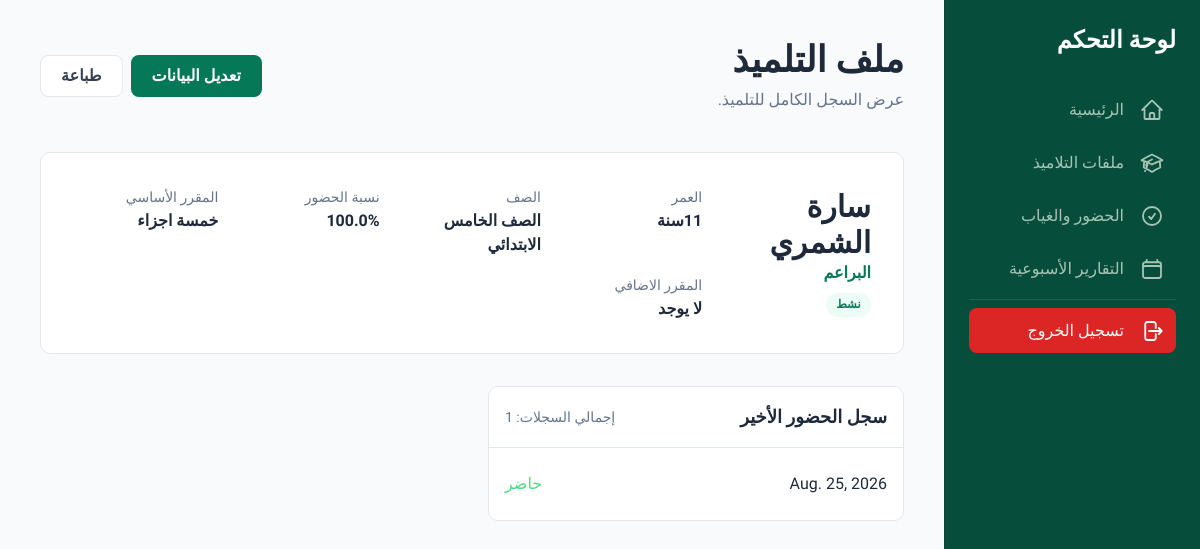
Before: /student/details/158/ (signed in) with the older database file.
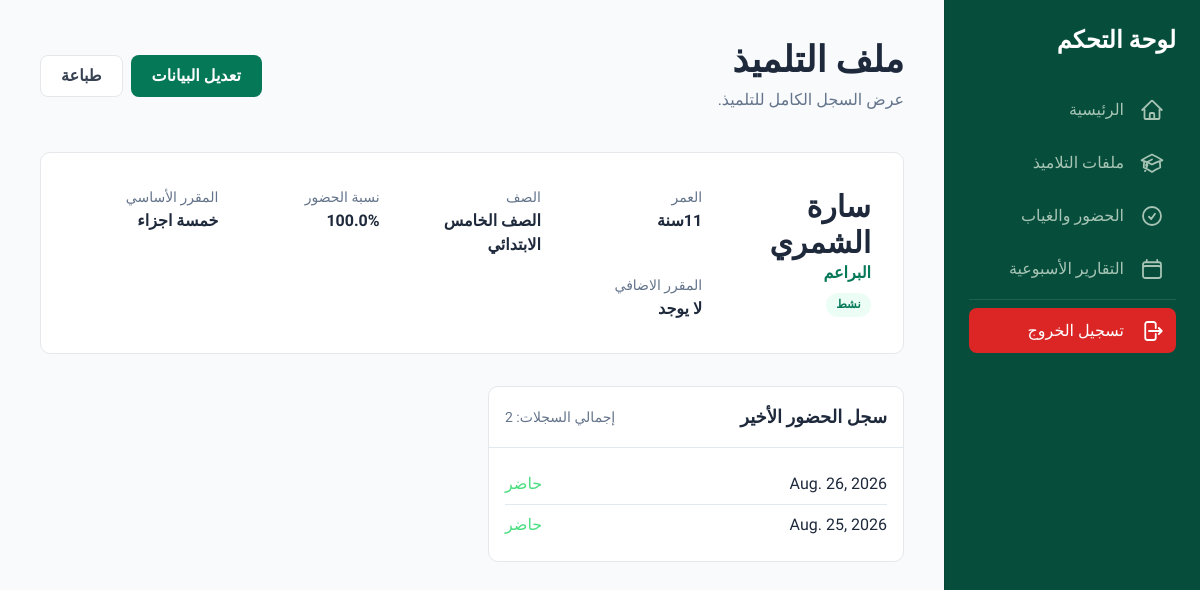
After: the same page with the newer database file.
### students/models.py (models this page shows, shortened)
class Student(models.Model):
    name=models.CharField(max_length=100,blank=False,null=False)
    address=models.CharField(max_length=100,blank=False,null=False)
    tel=models.CharField(max_length=10,blank=False,null=False)
    date_birth=models.DateField(blank=False,null=False)
    halaqa=models.ForeignKey(Halaqa,on_delete=models.SET_NULL,blank=False,null=True)
    add_course=models.CharField(max_length=50,blank=True,null=True)
    grade=models.ForeignKey('students.Grade',on_delete=models.SET_NULL,blank=False,null=True)
    status=models.BooleanField(default=True)
    school=models.ForeignKey('schools.School',on_delete=models.CASCADE,null=True,blank=True)
    @property
    def age(self):
        if self.date_birth:
            today = date.today()
            age = today.year - self.date_birth.year - (
                (today.month, today.day) < (self.date_birth.month, self.date_birth.day)
            )
            return age
        return None
    @property
    def basic_course(self):
        if self.halaqa:
            return self.halaqa.course
        return None

class Grade(models.Model):
    name=models.CharField(max_length=50)
    school=models.ForeignKey('schools.School',on_delete=models.CASCADE,null=True,blank=True)
    def __str__(self):
        return self.name

### halaqs/models.py (models this page shows, shortened)
class Halaqa(models.Model):
    name =models.CharField(max_length=50,blank=False,null=False)
    res_teacher=models.ForeignKey('teachers.Teacher',on_delete=models.SET_NULL,null=True,blank=True)
    course=models.CharField(max_length=50,blank=False,null=False)
    notes=models.TextField(blank=True,null=True)
    school=models.ForeignKey('schools.School',on_delete=models.CASCADE,null=True,blank=True)
    def __str__(self):
        return self.name

### attendances/models.py (models this page shows, shortened)
class StudAttendance(models.Model):
    student=models.ForeignKey('students.Student', on_delete=models.CASCADE)
    day=models.DateField(default=date.today)
    status=models.BooleanField(default=True)
    notes=models.TextField(blank=True,null=True)
    class Meta:
        constraints=[
            models.UniqueConstraint(fields=['student','day'],name='unique_student_day_attendance')
        ]

### students/views.py (the view)
# urls.py: path('details/<int:pk>/',staff_with_school(StudentDetails.as_view()),name='student_details'),
class StudentDetails(TeacherOwnedStudentMixin,DetailView):
    template_name='students/student_detail.html'
    model=Student
    def get_context_data(self, **kwargs):
        context=super().get_context_data(**kwargs)
        student_id=self.kwargs.get('pk')
        all_records=StudAttendance.objects.filter(student__id=student_id).order_by('-day')
        attendance_list=all_records[:10]
        total_days=all_records.count()
        attend_days=all_records.filter(status=True).count()
        attend_percantage=(attend_days/total_days*100) if total_days else 0
        context['attendance_list']=attendance_list
        context['attendance_count']=total_days
        context['attend_percantage']=round(attend_percantage,1)
        return context

### core/access.py (called while the page is built)
def _staff_test(user):
    return user.is_authenticated and (user.is_staff or user.is_superuser)

def staff_with_school(view_func):
    @wraps(view_func)
    def wrapper(request, *args, **kwargs):
        if not _staff_test(request.user):
            from django.contrib.auth.views import redirect_to_login
            return redirect_to_login(request.get_full_path())
        if not request.school:
            raise Http404()
        return view_func(request, *args, **kwargs)
    return wrapper

### students/views.py (called while the page is built)
    def dispatch(self, request, *args, **kwargs):
        obj = self.get_object()
        if not request.school or obj.school_id != request.school.id:
            raise Http404()
        if not request.user.is_superuser:
            teacher = obj.halaqa.res_teacher if obj.halaqa else None
            owner = teacher.user_name if teacher else None
            if owner != request.user:
                raise Http404()
        return super().dispatch(request, *args, **kwargs)

    def get_object(self, queryset=None):
        if getattr(self, '_object_cache', None) is None:
            self._object_cache = super().get_object(queryset)
        return self._object_cache

### templates/students/student_detail.html (shortened to what this page needs)
{% extends 'teachers/t_base.html'%}
{% load static %}
{% block content %}
        <main class="p-6 md:p-10">
           <header class="flex flex-col sm:flex-row sm:justify-between sm:items-center mb-10">
                <div>
                    <h1 class="text-3xl md:text-4xl font-black">ملف التلميذ</h1>
                    <p class="text-slate-500 mt-2">عرض السجل الكامل للتلميذ.</p>
                </div>
                <div class="flex gap-2 mt-4 sm:mt-0">
                    <a href="{% url 'students:student_update' student.id %}" class="btn btn-primary px-5 py-2">تعديل البيانات</a>
                    <button onclick="window.print()" class="btn btn-secondary px-5 py-2">طباعة</button>
                </div>
            </header>
            <div class="card p-6 md:p-8 mb-8">
                <div class="flex flex-col md:flex-row items-center">
                    <div class="ms-0 md:me-8 mb-6 md:mb-0 text-center md:text-right">
                        <h2 class="text-3xl font-bold">{{ student.name }}</h2>
                        <p class="text-emerald-700 font-semibold">{{ student.halaqa }}</p>
                        {% if student.status == True%}
                        <span class="mt-2 inline-block badge badge-green">نشط</span>
                        {% else %}
                        <span class="mt-2 inline-block badge badge-red">متوقف</span>
                        {% endif %}
                    </div>
                    <div class="w-full grid grid-cols-2 sm:grid-cols-4 gap-4 text-center md:text-right">
                        <div>
                            <span class="text-sm text-slate-500">العمر</span>
                            <p class="font-bold">{{ student.age }}سنة</p>
                        </div>
                        <div>
                            <span class="text-sm text-slate-500">الصف  </span>
                            <p class="font-bold">{{ student.grade }}</p>
                        </div>
                        <div>
                            <span class="text-sm text-slate-500">نسبة الحضور</span>
                            <p class="font-bold">{{attend_percantage}}%</p>
                        </div>
                        <div>
                            <span class="text-sm text-slate-500">المقرر الأساسي </span>
                            <p class="font-bold">{{ student.basic_course }} </p>
                        </div>
                        <div>
                            <span class="text-sm text-slate-500">المقرر الاضافي </span>
                            {% if student.add_course %}
                            <p class="font-bold">{{ student.add_course }} </p>
                            {% else %}
                            <p class="font-bold">لا يوجد </p>
                            {% endif %}
                        </div>
                    </div>
                </div>
            </div>
            <div class="grid grid-cols-1 lg:grid-cols-2 gap-8">
                <div class="card">
                    <div class="p-4 border-b border-slate-200 flex items-center justify-between">
                        <h3 class="text-lg font-bold">سجل الحضور الأخير</h3>
                        {% if attendance_count %}
                        <span class="text-sm text-slate-500">إجمالي السجلات: {{ attendance_count }}</span>
                        {% endif %}
                    </div>
                    {% if attendance_list %}
                    <ul class="divide-y divide-slate-200 p-4">
                        {% for atend in attendance_list %}
                        <li class="py-2 flex justify-between"><span>{{ atend.day }}</span>
                            {% if atend.status == True %}
                             <span class="text-green-400">حاضر</span>
                            {% else %}
                            <span class="text-red-600">غائب</span>
                            {% endif %}
                            </li>
                        {% endfor %}
                    </ul>
                    {% else %}
                        {% include 'partials/_empty_state.html' with title='لا توجد سجلات حضور' subtitle='لم يتم تسجيل أي حضور أو غياب لهذا التلميذ بعد.' icon='partials/icons/calendar-days.svg' %}
                    {% endif %}
                </div>
            </div>
        </main>
{% endblock %}

### templates/teachers/t_base.html (shortened to what this page needs)
{% load static %}
<!DOCTYPE html>
<html lang="ar" dir="rtl">
<head>
    {% include 'partials/_head_assets.html' %}
</head>
<body class="bg-slate-50 text-slate-800 flex flex-col min-h-screen">
    <main class="flex-grow flex flex-col">
        <div class="flex flex-1">
            <aside id="sidebar" class="sidebar w-64 border-l border-black/10 p-6 flex-shrink-0 fixed md:block md:sticky md:top-0 h-full md:h-screen self-start overflow-y-auto z-[70] shadow-2xl md:shadow-none transition-transform duration-300 translate-x-full md:translate-x-0">
                <div class="flex items-center justify-between mb-8">
                    <h2 class="text-2xl font-bold text-white">لوحة التحكم</h2>
                </div>
                <nav dir="rtl" class="space-y-2">
                    {% url 'teachers:teacher_dashboard' as u_home %}
                    {% include 'partials/_nav_item.html' with item_url=u_home current=request.path label='الرئيسية' icon='partials/icons/home.svg' %}
                    {% url 'students:students_list' user.id as u_students %}
                    {% include 'partials/_nav_item.html' with item_url=u_students current=request.path label='ملفات التلاميذ' icon='partials/icons/academic-cap.svg' %}
                    {% url 'attendances:student_attendance' user.id as u_attendance %}
                    {% include 'partials/_nav_item.html' with item_url=u_attendance current=request.path label='الحضور والغياب' icon='partials/icons/check-circle.svg' %}
                    {% url 'reports:weekly_report' as u_reports %}
                    {% include 'partials/_nav_item.html' with item_url=u_reports current=request.path label='التقارير الأسبوعية' icon='partials/icons/calendar-days.svg' %}
                    <div class="pt-2 mt-2 border-t border-white/10">
                        {% url 'account_logout' as u_logout %}
                        {% include 'partials/_nav_item.html' with item_url=u_logout current=request.path label='تسجيل الخروج' icon='partials/icons/logout.svg' variant='danger'  %}
                    </div>
                </nav>
            </aside>
            <div class="flex-1 min-w-0 pt-[61px] md:pt-0">
                {% block content %}
                {% endblock %}
            </div>
        </div>
    </main>
</body>
</html>

### templates/partials/_head_assets.html (shortened to what this page needs)
{% load static %}
<script src="{% static 'vendor/tailwind.js' %}"></script>
<link rel="stylesheet" href="{% static 'css/style.css' %}">

### templates/partials/_nav_item.html (shortened to what this page needs)
<a href="{{ item_url }}"
    class="nav-link
    {% if variant == 'danger' %}danger
    {% elif item_url == current %}active
    {% endif %}">
    <span class="me-4 shrink-0 flex items-center">
        {% include icon with icon_class='h-6 w-6' only %}
    </span>
    <span>{{ label }}</span>
</a>

### templates/partials/icons/home.svg
<svg xmlns="http://www.w3.org/2000/svg" fill="none" viewBox="0 0 24 24" stroke-width="1.8" stroke="currentColor" aria-hidden="true" class="{{ icon_class|default:'h-6 w-6' }}">
  <path stroke-linecap="round" stroke-linejoin="round" d="M2.25 12l8.954-8.955c.44-.439 1.152-.439 1.591 0L21.75 12M4.5 9.75v10.125c0 .621.504 1.125 1.125 1.125H9.75v-4.875c0-.621.504-1.125 1.125-1.125h2.25c.621 0 1.125.504 1.125 1.125V21h4.125c.621 0 1.125-.504 1.125-1.125V9.75M8.25 21h8.25" />
</svg>

### templates/partials/icons/academic-cap.svg
<svg xmlns="http://www.w3.org/2000/svg" fill="none" viewBox="0 0 24 24" stroke-width="1.8" stroke="currentColor" aria-hidden="true" class="{{ icon_class|default:'h-6 w-6' }}">
  <path stroke-linecap="round" stroke-linejoin="round" d="M4.26 10.147a60.436 60.436 0 00-.491 6.347A48.627 48.627 0 0112 20.904a48.627 48.627 0 018.232-4.41 60.46 60.46 0 00-.491-6.347m-15.482 0a50.57 50.57 0 00-2.658-.813A59.905 59.905 0 0112 3.493a59.902 59.902 0 0110.399 5.84c-.896.248-1.783.52-2.658.814m-15.482 0A50.697 50.697 0 0112 13.489a50.702 50.702 0 017.74-3.342M6.75 15a.75.75 0 100-1.5.75.75 0 000 1.5zm0 0v-3.675A55.378 55.378 0 0112 8.443m-7.007 11.55A5.981 5.981 0 006.75 15.75v-1.5" />
</svg>

### templates/partials/icons/check-circle.svg
<svg xmlns="http://www.w3.org/2000/svg" fill="none" viewBox="0 0 24 24" stroke-width="1.8" stroke="currentColor" aria-hidden="true" class="{{ icon_class|default:'h-6 w-6' }}">
  <path stroke-linecap="round" stroke-linejoin="round" d="M9 12.75L11.25 15 15 9.75M21 12a9 9 0 11-18 0 9 9 0 0118 0z" />
</svg>

### templates/partials/icons/calendar-days.svg
<svg xmlns="http://www.w3.org/2000/svg" fill="none" viewBox="0 0 24 24" stroke-width="1.8" stroke="currentColor" aria-hidden="true" class="{{ icon_class|default:'h-6 w-6' }}">
  <path stroke-linecap="round" stroke-linejoin="round" d="M6.75 3v2.25M17.25 3v2.25M3 18.75V7.5a2.25 2.25 0 012.25-2.25h13.5A2.25 2.25 0 0121 7.5v11.25m-18 0A2.25 2.25 0 005.25 21h13.5A2.25 2.25 0 0021 18.75m-18 0v-7.5A2.25 2.25 0 015.25 9h13.5A2.25 2.25 0 0121 11.25v7.5" />
</svg>

### templates/partials/icons/logout.svg
<svg xmlns="http://www.w3.org/2000/svg" fill="none" viewBox="0 0 24 24" stroke-width="1.8" stroke="currentColor" aria-hidden="true" class="{{ icon_class|default:'h-6 w-6' }}">
  <path stroke-linecap="round" stroke-linejoin="round" d="M15.75 9V5.25A2.25 2.25 0 0013.5 3h-6a2.25 2.25 0 00-2.25 2.25v13.5A2.25 2.25 0 007.5 21h6a2.25 2.25 0 002.25-2.25V15m3 0l3-3m0 0l-3-3m3 3H9" />
</svg>

### static/css/style.css (style rules this page uses)
:root { --bg: #f8fafc; --surface: #ffffff; --surface-2: #f8fafc; --border: #e5e7eb; --text-1: #0f172a; --text-2: #374151; --text-3: #6b7280; --accent: #047857; --accent-hover: #064e3b; --accent-soft: #ecfdf5; --danger: #dc2626; --danger-hover: #b91c1c; --chrome: #064e3b; --chrome-hover: #0a5f48; --chrome-text: #a7c4b5; --chrome-heading: #ffffff; --chrome-divider: rgba(255, 255, 255, 0.08); }
body { background: var(--bg); color: var(--text-1); }
.card { background: var(--surface); border: 1px solid var(--border); border-radius: 10px; }
.btn { display: inline-block; font-weight: 700; line-height: 1.5; border-radius: 8px; padding: 0.55rem 1.4rem; border: 1px solid transparent; cursor: pointer; text-align: center; }
.btn-primary { background: var(--accent); color: #fff; }
.btn-secondary { background: var(--surface); color: var(--text-2); border-color: var(--border); }
.badge { display: inline-block; font-size: 0.72rem; font-weight: 700; padding: 0.2rem 0.65rem; border-radius: 999px; white-space: nowrap; }
.badge-green { background: var(--accent-soft); color: #047857; }
.nav-link { display: flex; align-items: center; padding: 0.65rem 0.75rem; border-radius: 8px; color: var(--chrome-text); transition: background 0.15s ease, color 0.15s ease; }
.nav-link.danger { color: #fff; background: var(--danger); }
.sidebar { background: var(--chrome); color: var(--chrome-text); }

Changed rows visible on the page:
added StudAttendance: day "Aug. 26, 2026", status "حاضر"
Other visible differences:
{{ attendance_count }}: "1" → "2"
